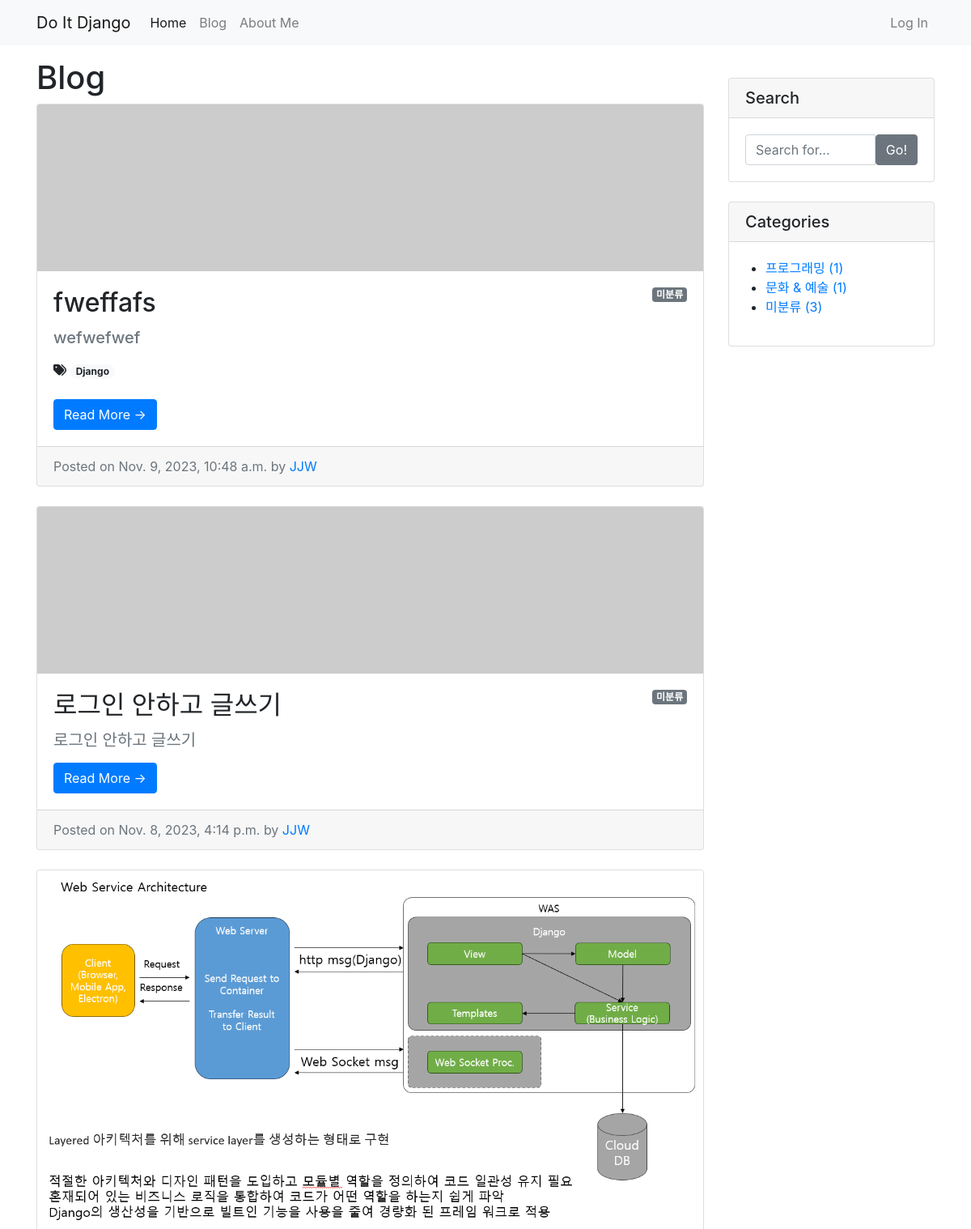
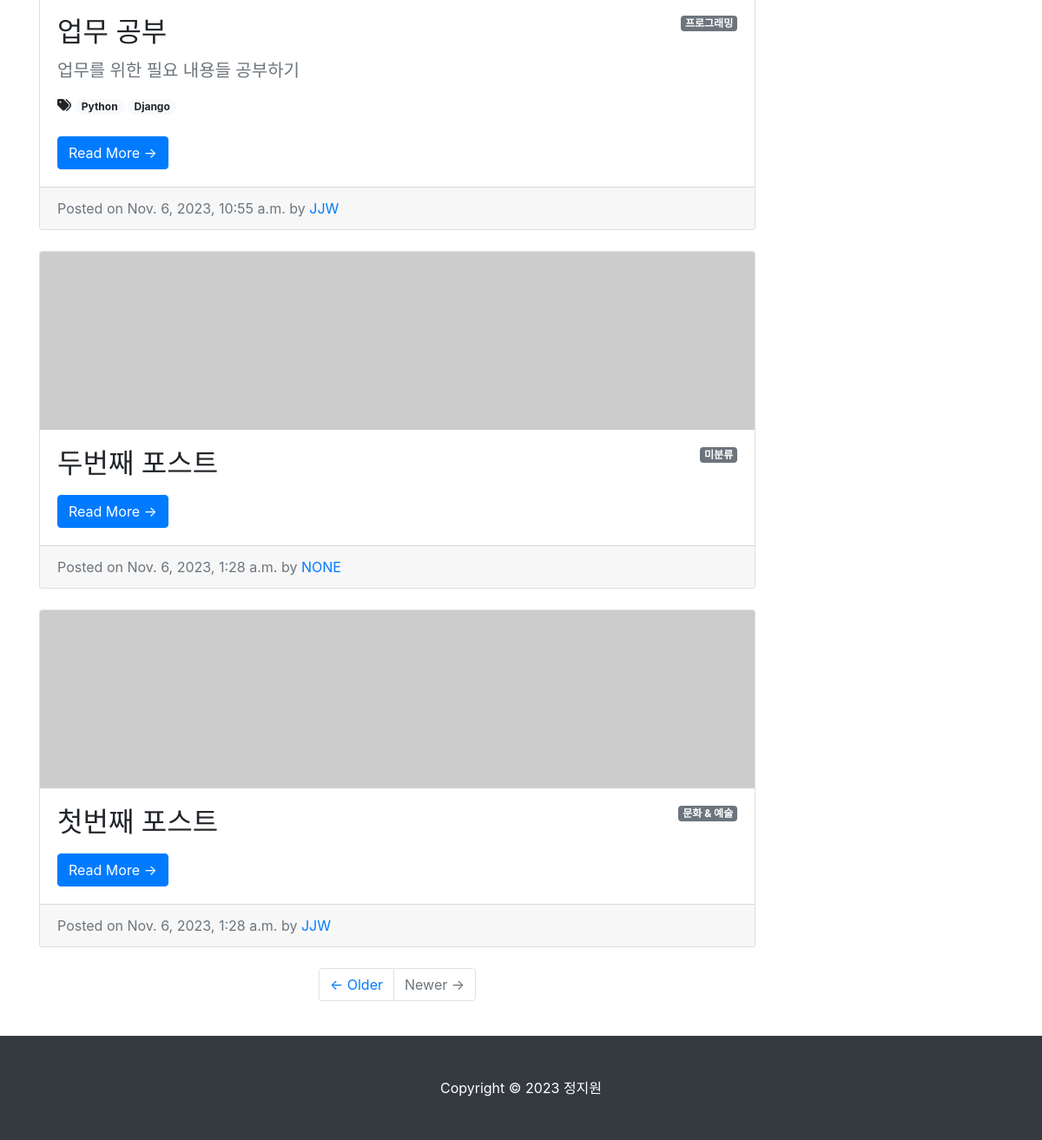
Screenshot of /blog/ with the database file from the repository (2 pictures, top to bottom).
### blog/models.py (models this page shows, shortened)
class Post(models.Model):
    title = models.CharField(max_length=30)
    hook_text = models.CharField(max_length=100, blank=True)
    content = models.TextField()
    head_image = models.ImageField(upload_to='blog/images/%Y/%m/%d/', blank=True)
    file_upload = models.FileField(upload_to='blog/files/%Y/%m/%d/', blank=True)
    created_at = models.DateTimeField(auto_now_add=True)
    updated_at = models.DateTimeField(auto_now=True)
    author = models.ForeignKey(User, null=True, blank=True, on_delete=models.SET_NULL)  # 작성자가 삭제되면 해당 작성자가 작성한 포스트에 작성자를 빈 칸으로 둔다.
    category = models.ForeignKey(Category, null=True, blank=True, on_delete=models.SET_NULL)
    tags = models.ManyToManyField(Tag, blank=True)  # ManyToManyField는 기본적으로 null=True가 설정되어 있어 따로 입력한 null=True는 효과가 없다.
    content = MarkdownxField()
    def __str__(self):
        return f'[{self.pk}] {self.title} :: {self.author}'
    def get_absolute_url(self):
        return f'/blog/{self.pk}/'
    def get_content_markdown(self):
        return markdown(self.content)

class Tag(models.Model):
    name = models.CharField(max_length=50)
    slug = models.SlugField(max_length=200, unique=True, allow_unicode=True)
    def __str__(self):
        return self.name
    def get_absolute_url(self):
        return f'/blog/tag/{self.slug}/'

class Category(models.Model):
    name = models.CharField(max_length=50, unique=True)
    slug = models.SlugField(max_length=200, unique=True, allow_unicode=True)
    def __str__(self):  # 해당 클래스로 만들어진 인스턴트 자체를 출력할 때, 문자열로 설명해주기 위한 메서드이다.
        return self.name
    def get_absolute_url(self):
        return f'/blog/category/{self.slug}/'
    class Meta:
        verbose_name_plural = 'Categories'  # admin 페이지 내의 자동으로 설정된 'Categorys'를 'Categories'로 변경

### blog/views.py (the view)
# urls.py: path('', views.PostList.as_view()),
class PostList(ListView):
    model = Post
    ordering = '-pk'
    def get_context_data(self, **kwargs):
        context = super(PostList, self).get_context_data()
        context['categories'] = Category.objects.all()
        context['no_category_post_count'] = Post.objects.filter(category=None).count()
        return context

### blog/templates/blog/post_list.html (shortened to what this page needs)
{% extends 'blog/base.html' %}
{% block main_area %}
    <h1>Blog
    </h1>
        {% if post_list.exists %}
            {% for p in post_list %}
                <div class="card mb-4" id="post-{{ p.pk }}">
                    {% if p.head_image %}
                    <img class="card-img-top" src="{{ p.head_image.url }}" alt="{{ p }} head image">
                    {% else %}
                    <img class="card-img-top" src="https://picsum.photos/seed/{{ p.id }}/800/200" alt="random_image">
                    {% endif %}
                    <div class="card-body">
                        {% if p.category %}
                            <span class="badge badge-secondary float-right">{{ p.category }}</span>
                        {% else %}
                            <span class="badge badge-secondary float-right">미분류</span>
                        {% endif %}
                        <h2 class="card-title">{{ p.title }}</h2>
                        {% if p.hook_text %}
                            <h5 class="text-muted">{{ p.hook_text }}</h5>
                        {% endif %}
                        {% if p.tags.exists %}
                            <i class="fas fa-tags"></i>
                            {% for tag in p.tags.iterator %}
                                <a href="{{ tag.get_absolute_url }}"><span class="badge badge-pill badge-light">{{ tag }}</span></a>
                            {% endfor %}
                            <br />
                            <br />
                        {% endif %}
                        <a href="{{ p.get_absolute_url }}" class="btn btn-primary">Read More &rarr;</a>
                    </div>
                    <div class="card-footer text-muted">
                        Posted on {{ p.created_at }} by
                        <a href="#">{{ p.author | upper }}</a>
                    </div>
                </div>
            {% endfor %}
        {% else %}
            <h3>아직 게시물이 없습니다.</h3>
        {% endif %}
        <ul class="pagination justify-content-center mb-4">
            <li class="page-item">
                <a class="page-link" href="#">&larr; Older</a>
            </li>
            <li class="page-item disabled">
                <a class="page-link" href="#">Newer &rarr;</a>
            </li>
        </ul>
{% endblock %}

### blog/templates/blog/base.html (shortened to what this page needs)
<!DOCTYPE html>
<html>
{% load static %}
<head>
    <link rel="stylesheet" href="{% static 'blog/bootstrap/bootstrap.min.css' %}" media="screen">
</head>
<body>
    {% include 'blog/navbar.html' %}
    <div class="container my-3">
        <div class="row">
            <div class="col-md-8 col-lg-9" id="main-area">
                {% block main_area %}
                {% endblock %}
            </div>
            <div class="col-md-4 col-lg-3">
                <div class="card my-4">
                    <h5 class="card-header">Search</h5>
                    <div class="card-body">
                        <div class="input-group">
                            <input type="text" class="form-control" placeholder="Search for...">
                            <span class="input-group-btn">
                                <button class="btn btn-secondary" type="button">Go!</button>
                            </span>
                        </div>
                    </div>
                </div>
                <div class="card my-4">
                    <h5 class="card-header">Categories</h5>
                    <div class="card-body">
                        <div class="row">
                            <ul>
                                {% for category in categories %}
                                <li>
                                    <a href="{{ category.get_absolute_url }}">{{ category }} ({{ category.post_set.count }})</a>
                                </li>
                                {% endfor %}
                                <li>
                                    <a href="/blog/category/no_category/">미분류 ({{ no_category_post_count }})</a>
                                </li>
                            </ul>
                        </div>
                    </div>
                </div>
            </div>
        </div>
    </div>
    {% include 'blog/footer.html' %}
</body>
</html>

### blog/templates/blog/navbar.html (shortened to what this page needs)
{% load socialaccount %}
<nav class="navbar navbar-expand-lg navbar-light bg-light">
    <div class="container">
        <a class="navbar-brand" href="/">Do It Django</a>
        <div class="collapse navbar-collapse" id="navbarNavDropdown">
            <ul class="navbar-nav">
                <li class="nav-item active">
                    <a class="nav-link" href="/">Home</a>
                </li>
                <li class="nav-item">
                    <a class="nav-link" href="/blog/">Blog</a>
                </li>
                <li class="nav-item">
                    <a class="nav-link" href="/about_me/">About Me</a>
                </li>
            </ul>
            <ul class="navbar-nav ml-auto">
                {% if user.is_authenticated %}
                <li class="nav-item dropdown">
                    <a class="nav-link dropdown-toggle" href="#" id="navbarDropdownMenuLink" role="button" data-toggle="dropdown" aria-haspopup="true" aria-expanded="false">
                        {{ user.username }}
                    </a>
                    <div class="dropdown-menu" aria-labelledby="navbarDropdownMenuLink">
                        <a class="dropdown-item" href="/accounts/logout/">Log Out</a>
                    </div>
                </li>
                {% else %}
                <li class="nav-item">
                    <a class="nav-link" href="#" data-toggle="modal" data-target="#loginModal">Log In</a>
                </li>
                {% endif %}
            </ul>
        </div>
    </div>
</nav>

### blog/templates/blog/footer.html
<footer class="py-5 bg-dark">
  <div class="container">
    <p class="m-0 text-center text-white">
      Copyright &copy; 2023  정지원
    </p>
  </div>
</footer>

### rows the page displays
Post: shows "미분류", title "fweffafs", hook_text "wefwefwef", created_at "Nov. 9, 2023, 10:48 a.m.", author "JJW"
Tag: name "Django"
Post: shows "미분류", title "로그인 안하고 글쓰기", hook_text "로그인 안하고 글쓰기", created_at "Nov. 8, 2023, 4:14 p.m.", author "JJW"
Post: head_image (picture), category "프로그래밍", title "업무 공부", hook_text "업무를 위한 필요 내용들 공부하기", created_at "Nov. 6, 2023, 10:55 a.m.", author "JJW"
Tag: name "Python"
Post: shows "미분류", title "두번째 포스트", created_at "Nov. 6, 2023, 1:28 a.m.", author "NONE"
Post: category "문화 & 예술", title "첫번째 포스트", created_at "Nov. 6, 2023, 1:28 a.m.", author "JJW"
Category: name "프로그래밍", post_set.count "1"
Category: name "문화 & 예술", post_set.count "1"

### other values shown
{{ no_category_post_count }} "3"
